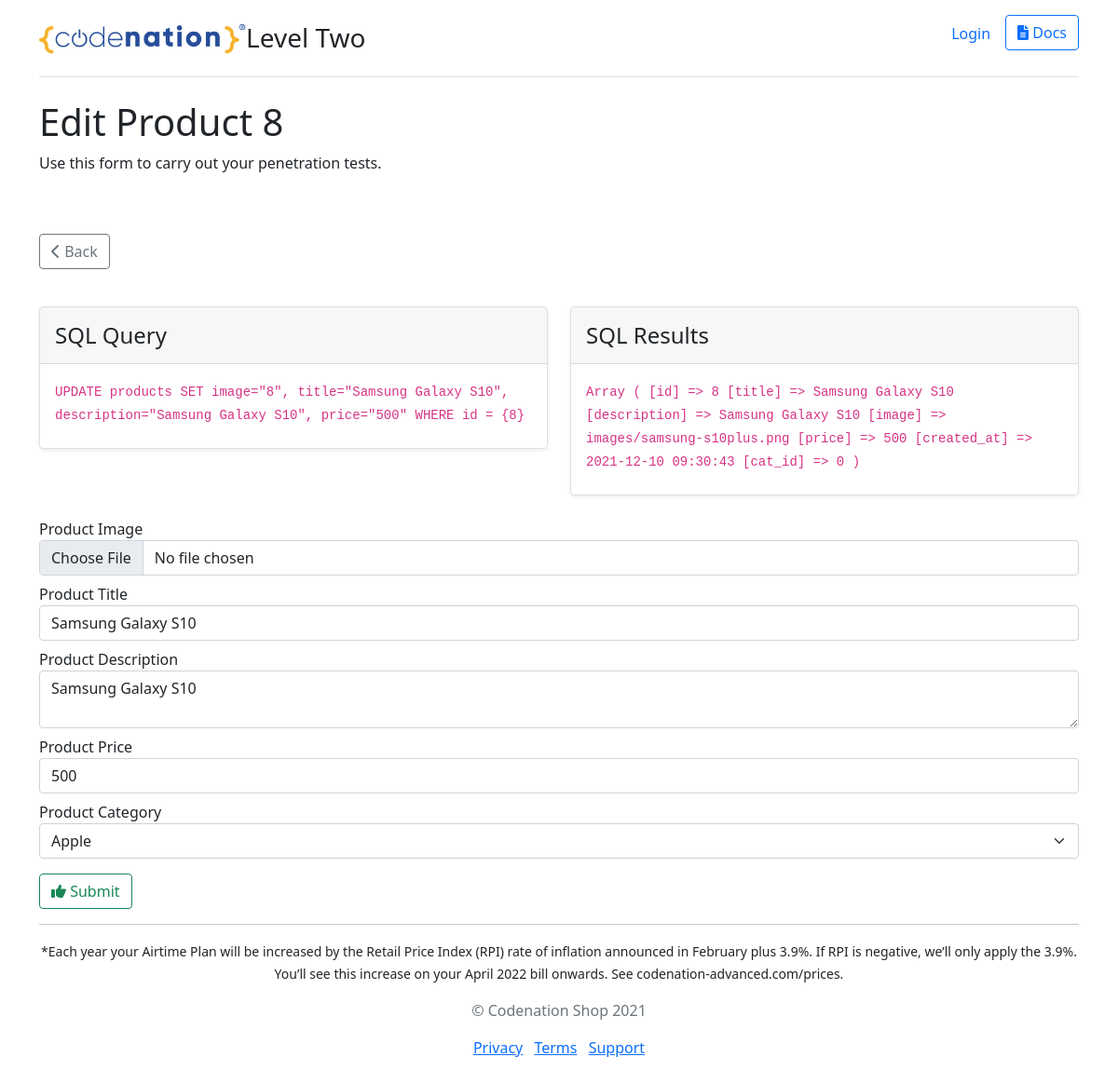
Page /admin/edit.php?id=8 on the committed database.
### tables this page shows
CREATE TABLE `products` (
  `id` int NOT NULL,
  `title` varchar(255) NOT NULL,
  `description` text NOT NULL,
  `image` varchar(255) NOT NULL,
  `price` float DEFAULT NULL,
  `created_at` datetime DEFAULT CURRENT_TIMESTAMP,
  `cat_id` int DEFAULT NULL
);

### admin/edit.php (the view, shortened to what this page needs)
<?php
require('../config/db.php');
$id = $_GET['id'];
$query = "SELECT * FROM products WHERE id = $id";
$result = mysqli_query($conn, $query);
$product = mysqli_fetch_assoc($result);
$cat_query = "SELECT * FROM categories";
$cat_result = mysqli_query($conn, $cat_query);
$categories = mysqli_fetch_all($cat_result, MYSQLI_ASSOC);
?>
<?php include("../inc/admin-header.php"); ?>
<h1>Edit Product <?php echo $product['id']; ?></h1>
<p>Use this form to carry out your penetration tests.</p>
<a href="<?php echo ROOT_URL; ?>/admin/" class="btn btn-outline-secondary mt-5 mb-3"><i class="fas fa-chevron-left"></i> Back</a>
<div class="row mt-4">
    <div class="col-6">
        <div class="card mb-4 rounded-3 shadow-sm">
            <div class="card-header py-3">
                <h4 class="my-0 fw-normal">SQL Query</h4>
            </div>
            <div class="card-body">
                <p class="card-title pricing-card-title"><code id="code"><?php echo isset($product) ? 'UPDATE products SET image="' . $product['id'] . '", title="' . $product['title'] . '", description="' . $product['description'] . '", price="' . $product['price'] . '" WHERE id = {' . $product['id'] . '}' : "UPDATE products SET image='$imagePath', title='$title', description='$description', price='$price' WHERE id = {$update_id}" ?></code></p>
            </div>
        </div>
    </div>
    <div class="col-6">
        <div class="card mb-4 rounded-3 shadow-sm">
            <div class="card-header py-3">
                <h4 class="my-0 fw-normal">SQL Results</h4>
            </div>
            <div class="card-body">
                <p class="card-title pricing-card-title"><code><?php print_r($product); ?></code></p>
            </div>
        </div>
    </div>
</div>
<form id="product_form" method="POST" action="<?php $_SERVER['PHP_SELF'] ?>" enctype="multipart/form-data">
    <div class="form-group mb-2">
        <label>Product Image</label>
        <input type="file" name="image" class="form-control" value="<?php echo $product['image']; ?>">
    </div>
    <div class="form-group mb-2">
        <label>Product Title</label>
        <input type="text" name="title" class="form-control" value="<?php echo $product['title']; ?>">
    </div>
    <div class="form-group mb-2">
        <label>Product Description</label>
        <textarea type="text" name="description" class="form-control"><?php echo $product['description']; ?></textarea>
    </div>
    <div class="form-group mb-2">
        <label>Product Price</label>
        <input type="number" name="price" step=".01" class="form-control" value="<?php echo $product['price']; ?>">
    </div>
    <div class="form-group mb-2">
        <label>Product Category</label>
        <select name="cat_id" class="form-select" aria-label="Default select example" form="product_form">
            <?php foreach ($categories as $category) : ?>
                <?php if ($category['cat_id'] == $product['cat_id']) : ?>
                    <option value="<?php echo $category['cat_id']; ?>" selected><?php echo $category['cat_name']; ?></option>
                <?php else : ?>
                    <option value="<?php echo $category['cat_id']; ?>"><?php echo $category['cat_name']; ?></option>
                <?php endif; ?>
            <?php endforeach; ?>
        </select>
    </div>
    <button type="submit" name="submit" class="btn btn-outline-success mt-2"><i class="fas fa-thumbs-up"></i> Submit</button>
</form>
<?php include("../inc/footer.php"); ?>

### rows in the picture
products: id "8", title "Samsung Galaxy S10", description "Samsung Galaxy S10", price "500"

### other values in the picture
form field cat_id "Apple"
